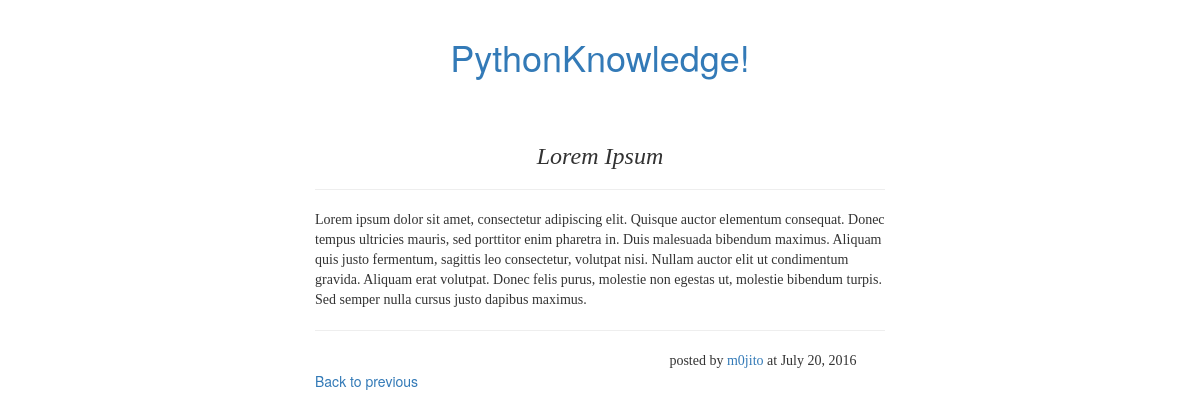
/1/, run on the app's committed database.
### blog_page/models.py (models this page shows, shortened)
class Post(models.Model):
    post_id = models.AutoField(primary_key=True)
    post_category = models.ForeignKey(Category)
    post_title = models.CharField(max_length=256)
    post_content = models.TextField()
    post_date = models.DateTimeField(auto_now_add=True)
    post_author = models.ForeignKey(Author)
    class Meta:
        verbose_name_plural = 'Posts'
        ordering = ["-post_date"]

class Author(models.Model):
    author_id = models.AutoField(primary_key=True)
    author_name = models.CharField(max_length=64)
    author_mail = models.EmailField()
    author_content = models.TextField(default=" ", max_length=600)
    class Meta:
        verbose_name_plural = "Authors"
        ordering = ["-author_name"]
    def __str__(self):
        return self.author_name

### blog_page/views.py (the view)
# urls.py: url(r'^(?P<pk>[0-9]+)/$', PostDetailView.as_view()),
class PostDetailView(DetailView):
    model = Post
    template_name = "blog_page/detail_page.html"

### templates/blog_page/detail_page.html
{% extends 'base.html' %}
{% block body_block %}
    <div class="col-md-6 col-md-offset-3">
        <div class="detailPostTitle">
            <h3>{{ post.post_title }} </h3>
        </div>
        <hr>
        <div class="detailPostContent">
            <p>{{ post.post_content }}</p>
        </div>
        <hr>
        <div class="detailPostFooter">
            {{ "posted by " }}<a href="/contact">{{ post.post_author }}</a>{{ " at " }}{{ post.post_date|date:"DATE_FORMAT" }}
        </div>
        <a href="/">Back to previous</a>
    </div>
{% endblock %}

### public/static/css/styles.css (style rules this page uses)
.thumbnailPostTitle, .detailPostTitle { text-align: center; font-style: italic; font-family: bold; }
.detailPostTitle { margin-top: 10%; }
.thumbnailPostContent, .detailPostContent { font-family: bold; }
.thumbnailPostButton, .detailPostFooter { text-align: right; margin-right: 5%; }
.detailPostFooter { font-family: bold; }

### data on the page
Post: post_title "Lorem Ipsum", post_content "Lorem ipsum dolor sit amet, consectetur adipiscing elit. Quisque auctor elementum consequat. Donec tempus ultricies mauris, sed porttitor enim pharetra in. Duis malesuada bibendum maximus. Aliquam quis justo fermentum, sagittis leo consectetur, volutpat nisi. Nullam auctor elit ut condimentum gravida. Aliquam erat volutpat. Donec felis purus, molestie non egestas ut, molestie bibendum turpis. Sed semper nulla cursus justo dapibus maximus.", post_author "m0jito", post_date "July 20, 2016"

### other printed values
{{ "posted by " }} "posted by"
{{ " at " }} "at"
